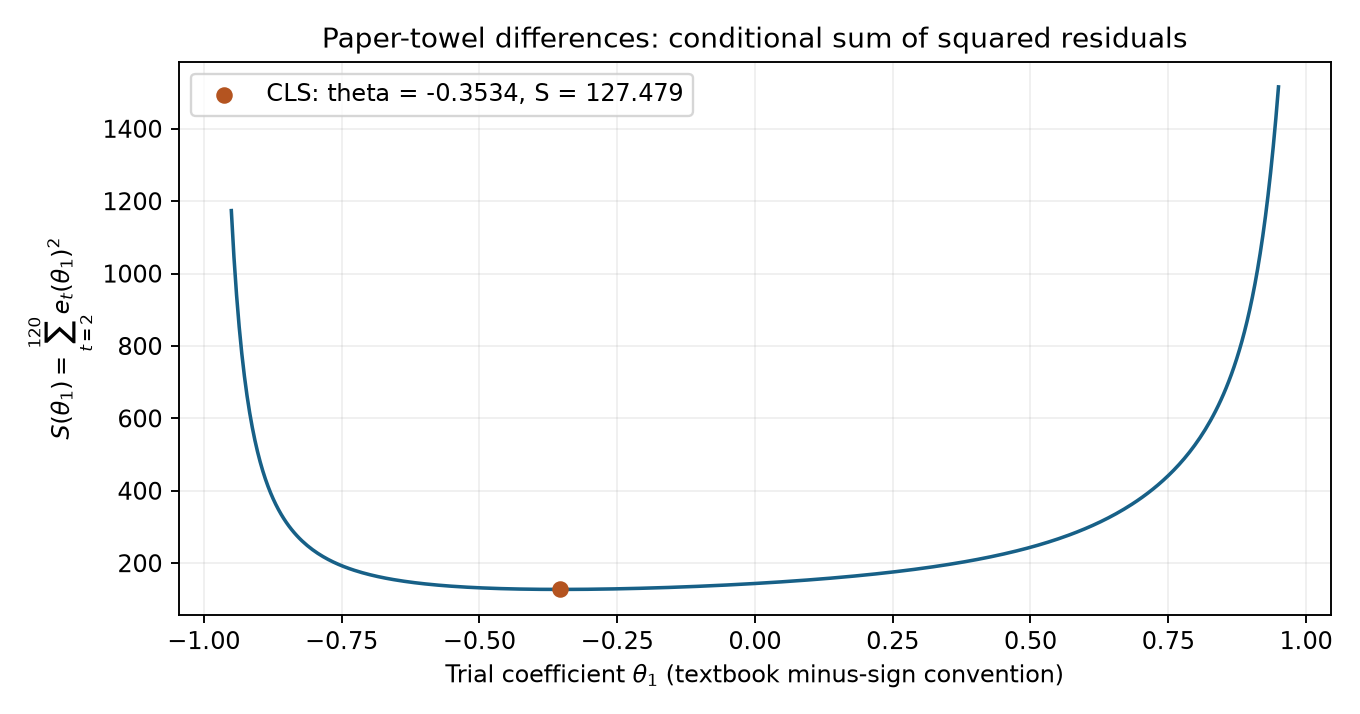

Reproduce this figure in Python.
"""Conditional least squares for the zero-mean MA(1), textbook minus sign."""
import csv
import json
import warnings
from pathlib import Path

import matplotlib
matplotlib.use("Agg")
import matplotlib.pyplot as plt
import numpy as np
from scipy.optimize import least_squares


def residuals(theta, z):
    errors = np.empty(len(z))
    previous = 0.0
    for i, value in enumerate(z):
        previous = value + float(theta[0]) * previous
        errors[i] = previous
    return errors


def main():
    root = Path(__file__).resolve().parent
    with (root / "paper_towels.csv").open(newline="") as handle:
        rows = list(csv.DictReader(handle))
    y = np.array([float(row["sales_above_100000_in_10000_rolls"]) for row in rows])
    z = np.diff(y)
    with warnings.catch_warnings(record=True) as caught:
        warnings.simplefilter("always")
        fit = least_squares(residuals, x0=[0.0], args=(z,), ftol=1e-13, xtol=1e-13, gtol=1e-13, max_nfev=10000)
    theta = float(fit.x[0])
    errors = residuals([theta], z)
    predictions = z - errors
    records = [
        {"week": i + 2, "z": float(value),
         "previous_residual": 0.0 if i == 0 else float(errors[i-1]),
         "prediction": float(predictions[i]), "residual": float(errors[i]),
         "squared_residual": float(errors[i]**2)}
        for i, value in enumerate(z)
    ]
    grid = np.linspace(-0.95, 0.95, 401)
    objective = np.array([np.sum(residuals([v], z)**2) for v in grid])
    fig, ax = plt.subplots(figsize=(8, 4.2))
    ax.plot(grid, objective, color="#176087")
    ax.scatter([theta], [errors @ errors], color="#b45420", zorder=3,
               label=f"CLS: theta = {theta:.4f}, S = {errors @ errors:.3f}")
    ax.set(xlabel=r"Trial coefficient $\theta_1$ (textbook minus-sign convention)",
           ylabel=r"$S(\theta_1)=\sum_{t=2}^{120}e_t(\theta_1)^2$",
           title="Paper-towel differences: conditional sum of squared residuals")
    ax.grid(alpha=0.2)
    ax.legend()
    fig.tight_layout()
    fig.savefig(root / "turn07_ma1_conditional_ls.png", dpi=170)
    plt.close(fig)
    result = {
        "source": "supplied four-decimal paper_towels.csv",
        "method": "conditional least squares, zero-mean MA(1), no intercept",
        "model": "z_t=a_t-theta_1*a_(t-1)",
        "conditioning": "e_1=0, before first available difference z_2",
        "recursion": "prediction_t=-theta_1*e_(t-1); e_t=z_t+theta_1*e_(t-1)",
        "fitted_parameters": {"theta_1": theta},
        "n": len(z), "sum_squared_residuals": float(errors @ errors),
        "sse_at_theta_zero": float(z @ z),
        "optimizer": {"name": "scipy.optimize.least_squares", "start": 0.0,
                      "coefficient_bounds": "none", "success": bool(fit.success),
                      "message": str(fit.message), "nfev": int(fit.nfev),
                      "optimality": float(fit.optimality)},
        "warnings": [str(w.message) for w in caught],
        "predictions_use": "past recursive residuals at a coefficient estimated using all 119 differences; in-sample, not held-out forecasts",
        "records": records,
        "objective_plot_grid": {"theta": grid.tolist(), "sse": objective.tolist()},
    }
    (root / "turn07_ma1_conditional_ls.json").write_text(json.dumps(result, indent=2) + "\n")
    print(json.dumps({k: v for k, v in result.items() if k not in ["records", "objective_plot_grid"]}, indent=2))
    print(json.dumps(records[:5], indent=2))


if __name__ == "__main__":
    main()
